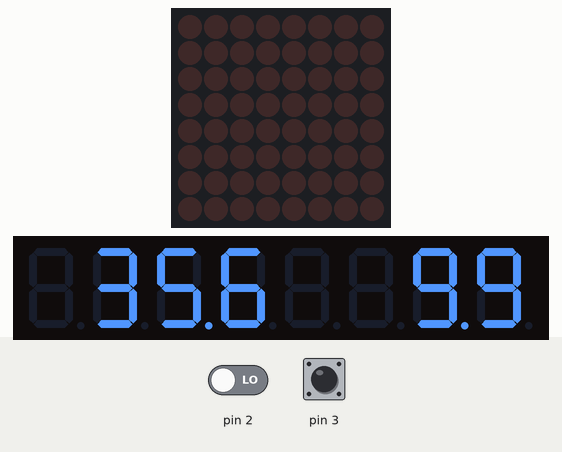
Recording of a sketch running on a simulated Arduino Uno, built with avr-gcc and run on an emulated ATmega328P. Shown: 8×8 LED matrix, 8-digit seven-segment display. The inputs (shaded band) are chosen by the test bench; at power-on: pin 3 LOW, pin 2 LOW.

Above: at 0.01 s.
At 1.3 s:
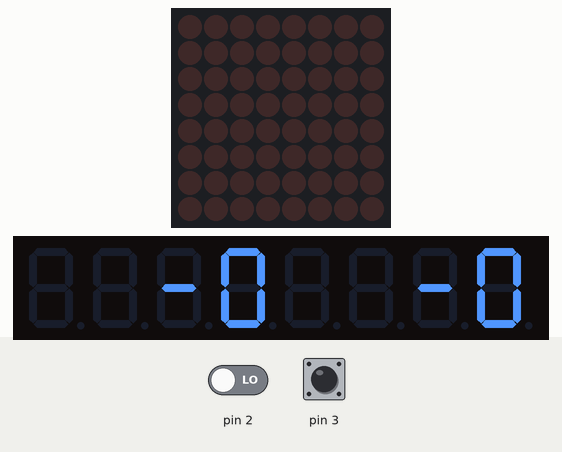
1.4 s: pin 3 pulsed HIGH 5 times (0.12 s each, 0.3 s apart)
At 1.57 s:
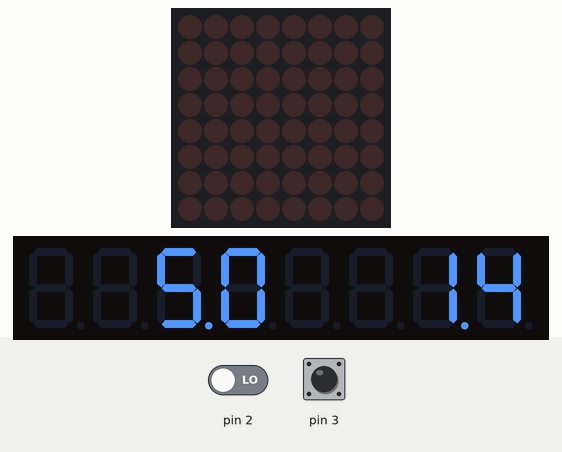
4.4 s: pin 2 driven HIGH
Timing chart, 0 to 7.4 s (numbered marks = the images above; inputs shaded):
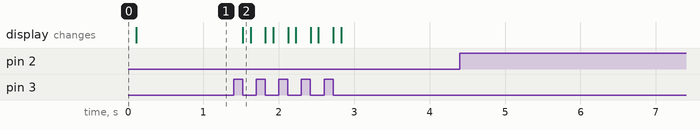

The sketch:

autovelox.ino
```cpp
/*******************************************
      progetto: corso BASE Arduino
   descrizione: contatore da 0 a 10000
        autore: www.AldoPi.it
          data: 2 ototbre 2019
      versione: 1.0
       shields: max7219 + 8 x display 7 segmenti
 *******************************************
*/

#include "LedControl.h"
#define lc_datain 12
#define lc_cs     11
#define lc_clock  10

LedControl lc = LedControl(lc_datain, lc_clock, lc_cs, 1);
/*  pin 12 is connected to the DataIn
    pin 11 is connected to the CLK
    pin 10 is connected to LOAD
    We have only a single MAX72XX.
    LedControl lc=LedControl(datain,clk,cs,nr);     */

int y = 0;
unsigned long tempo;
float velocita;


void setup() {
  lc.shutdown(0, false);
  lc.setIntensity(0, 5);
  lc.clearDisplay(0);
  pinMode(2, INPUT);
  pinMode(3, INPUT);
  numero(99);
}

void loop() {
  while (digitalRead(2) > 0)  {};
  tempo = millis();
  digitalWrite(13, 1);
  while (digitalRead(3) > 0) {};
  velocita  = 105.0 / (millis() - tempo) * 10.0;
  digitalWrite(13, 0);
  // velocità = d/t     mm/msec=m/sec
  // m/s *3,6 = km/h
  numero(velocita);
}


void numero(int y) {
  lc.clearDisplay(0);
  if (y > 99) lc.setDigit(0, 2, (y / 100) % 10, false);
  else lc.setRow(0, 2, 0);
  if (y > 9) lc.setDigit(0, 1, (y / 10) % 10, true);
  else lc.setRow(0, 1, 1);
  lc.setDigit(0, 0, y % 10, false);

  y =  36 * y / 10;
  if (y > 999) lc.setDigit(0, 7, (y / 1000) % 10, false);
  else lc.setRow(0, 7, 0);
  if (y > 99) lc.setDigit(0, 6, (y / 100) % 10, false);
  else lc.setRow(0, 6, 0);
  if (y > 9) lc.setDigit(0, 5, (y / 10) % 10, true);
  else lc.setRow(0, 5, 1);
  lc.setDigit(0, 4, y % 10, false);
  delay(100);
}
```

Measured:
- after the input at 1.4 s, the display: changes after 0.12 s (image 2)
- after the input at 4.4 s, every drawn part: stays the same
